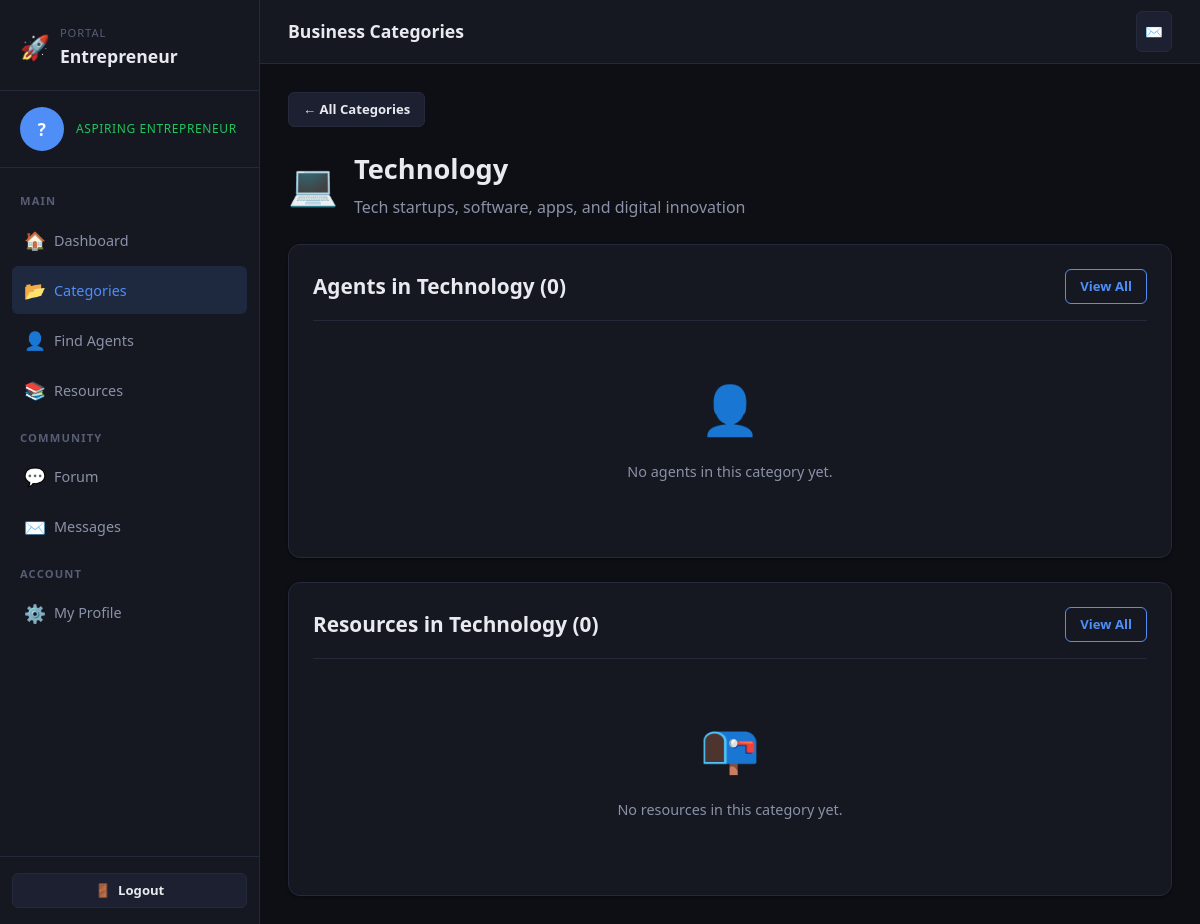
The app's page /user/categories.php?id=1 (signed in) with its own data.
### tables this page shows
CREATE TABLE categories (
    id          INT AUTO_INCREMENT PRIMARY KEY,
    name        VARCHAR(100) NOT NULL,
    description TEXT,
    icon        VARCHAR(50),
    created_at  DATETIME DEFAULT CURRENT_TIMESTAMP
);

### user/categories.php (the view, shortened to what this page needs)
<?php
require_once dirname(__DIR__) . '/includes/header.php';
if (isset($_GET['id'])) {
    $cid     = (int)$_GET['id'];
    $cat_row = $conn->query("SELECT * FROM categories WHERE id=$cid")->fetch_assoc();
    $agents = $conn->query("SELECT a.*,
        (SELECT AVG(rating) FROM feedback WHERE agent_id=a.id) AS avg_rating
        FROM agents a
        WHERE a.category_id=$cid AND a.approval_status='approved'
        ORDER BY avg_rating DESC");
    $content = $conn->query("SELECT bc.*, a.name AS agent_name FROM business_content bc
        LEFT JOIN agents a ON bc.agent_id=a.id
        WHERE bc.category_id=$cid AND bc.status='published'
        ORDER BY bc.created_at DESC LIMIT 9");
    ?>
    <a href="<?= $base ?>/user/categories.php" class="btn btn-secondary btn-sm mb-20">← All Categories</a>
    <div style="display:flex;align-items:center;gap:16px;margin-bottom:24px">
      <div style="font-size:2.5rem"><?= $cat_row['icon'] ?></div>
      <div>
        <h2 style="margin-bottom:4px"><?= htmlspecialchars($cat_row['name']) ?></h2>
        <p style="color:var(--txt-secondary)"><?= htmlspecialchars($cat_row['description']) ?></p>
      </div>
    </div>
    <div class="card mb-24">
      <div class="card-header">
        <h3>Agents in <?= htmlspecialchars($cat_row['name']) ?> (<?= $agents->num_rows ?>)</h3>
        <a href="<?= $base ?>/user/agents.php?category=<?= $cid ?>" class="btn btn-outline btn-sm">View All</a>
      </div>
      <?php if ($agents->num_rows === 0): ?>
        <div class="empty-state" style="padding:30px">
          <div class="empty-icon">👤</div>
          <p>No agents in this category yet.</p>
        </div>
      <?php endif; ?>
    </div>
    <div class="card">
      <div class="card-header">
        <h3>Resources in <?= htmlspecialchars($cat_row['name']) ?> (<?= $content->num_rows ?>)</h3>
        <a href="<?= $base ?>/user/resources.php?category=<?= $cid ?>" class="btn btn-outline btn-sm">View All</a>
      </div>
      <?php if ($content->num_rows === 0): ?>
        <div class="empty-state" style="padding:30px">
          <div class="empty-icon">📭</div>
          <p>No resources in this category yet.</p>
        </div>
      <?php endif; ?>
    </div>
    <?php require_once dirname(__DIR__) . '/includes/footer.php'; ?>
    <?php return;
}
?>
<?php require_once dirname(__DIR__) . '/includes/footer.php'; ?>

### assets/css/style.css (style rules this page uses)
*, *::before, *::after { box-sizing: border-box; margin: 0; padding: 0; }
:root { --clr-bg: #0d0f14; --clr-surface: #151820; --clr-surface2: #1c2030; --clr-border: #252a3a; --clr-accent: #4f8ef7; --clr-accent2: #7c5ef7; --clr-success: #22c55e; --clr-warning: #f59e0b; --clr-danger: #ef4444; --clr-info: #06b6d4; --txt-primary: #e8eaf0; --txt-secondary: #8b92a8; --txt-muted: #565d75; --font-base: 'Segoe UI', system-ui, sans-serif; --font-mono: 'JetBrains Mono', monospace; --radius-sm: 6px; --radius: 12px; --radius-lg: 20px; --shadow-sm: 0 1px 3px rgba(0,0,0,.4); --shadow: 0 4px 20px rgba(0,0,0,.5); --shadow-lg: 0 8px 40px rgba(0,0,0,.6); --sidebar-w: 260px; }
html { font-size: 16px; scroll-behavior: smooth; }
body { font-family: var(--font-base); background: var(--clr-bg); color: var(--txt-primary); line-height: 1.6; min-height: 100vh; }
a { color: var(--clr-accent); text-decoration: none; }
h2 { font-size: clamp(1.3rem, 3vw, 1.7rem); font-weight: 700; }
h3 { font-size: clamp(1.1rem, 2.5vw, 1.3rem); font-weight: 600; }
.card { background: var(--clr-surface); border: 1px solid var(--clr-border); border-radius: var(--radius); padding: 24px; box-shadow: var(--shadow-sm); }
.card-header { display: flex; align-items: center; justify-content: space-between; margin-bottom: 20px; padding-bottom: 16px; border-bottom: 1px solid var(--clr-border); }
.card-header h3 { margin: 0; }
.btn { display: inline-flex; align-items: center; gap: 7px; padding: 10px 20px; border-radius: var(--radius-sm); font-size: .9rem; font-weight: 600; font-family: var(--font-base); border: none; cursor: pointer; transition: all .2s; text-decoration: none; white-space: nowrap; }
.btn-secondary { background: var(--clr-surface2); color: var(--txt-primary); border: 1px solid var(--clr-border); }
.btn-outline { background: transparent; color: var(--clr-accent); border: 1px solid var(--clr-accent); }
.btn-sm { padding: 6px 14px; font-size: .82rem; }
.empty-state { text-align: center; padding: 60px 20px; color: var(--txt-secondary); }
.empty-state .empty-icon { font-size: 3rem; margin-bottom: 12px; }
.empty-state p { margin-bottom: 20px; font-size: .9rem; }
.mb-20 { margin-bottom: 20px; }
.mb-24 { margin-bottom: 24px; }

### records on screen
categories: icon "💻", name "Technology", description "Tech startups, software, apps, and digital innovation"

### other values on screen
$initials "?"
$role_label "ASPIRING ENTREPRENEUR"
$page_title "Business Categories"
$agents->num_rows "0"
$content->num_rows "0"
